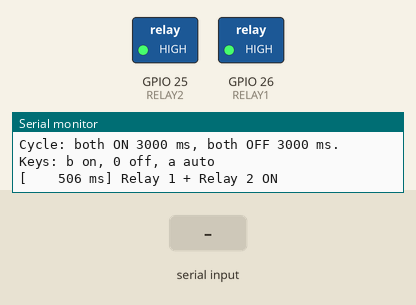
Simulated run of this sketch. Board: ESP32. On the bench: switched loads named in the sketch (green lamp = pin HIGH), the last lines printed to the serial monitor. The inputs (shaded band) are chosen by the test bench.

Above: at 3.2 s.
3.3 s: "0" received over Serial
At 3.7 s:
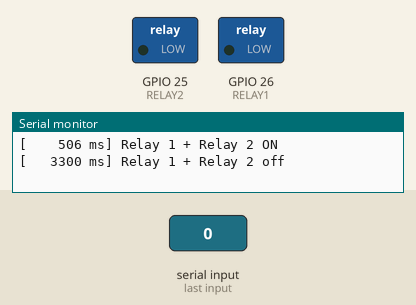
4.8 s: "B" received over Serial
At 6.1 s:
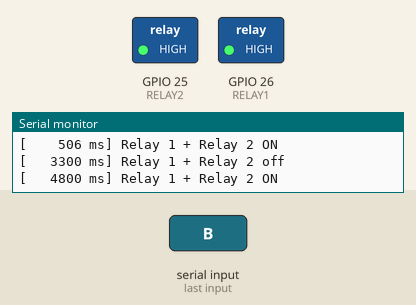
Timing chart, 0 to 7.8 s (numbered marks = the images above; inputs shaded):
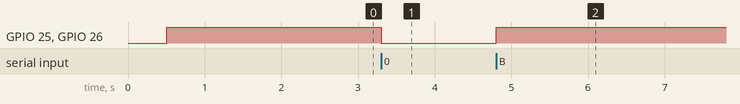

Measured:
- after the input at 4.8 s, GPIO 25 (RELAY2), GPIO 26 (RELAY1): LOW → HIGH at once

The sketch:

two_relay_test.ino
```cpp
/*
 * Two relays together — no WiFi, no Blynk.
 *
 * Switches relay 1 and relay 2 ON at the same time for ON_MS, then both
 * OFF for OFF_MS, and repeats.
 *
 * 4-relay ESP32-WROOM-32E board: RLY-1 IO26, RLY-2 IO25 (energise on HIGH).
 * ESP32-S3 bench board:          relay 1 GPIO15, relay 2 GPIO16.
 *
 * Serial Monitor (115200 baud) — optional:
 *   b  both on (stops the cycle)    0  both off (stops the cycle)
 *   a  back to the automatic cycle
 */

#if CONFIG_IDF_TARGET_ESP32S3
#define RELAY1 15
#define RELAY2 16
#else
#define RELAY1 26
#define RELAY2 25
#endif

#define RELAY_ACTIVE_HIGH 1

#if RELAY_ACTIVE_HIGH
#define RELAY_ON  HIGH
#define RELAY_OFF LOW
#else
#define RELAY_ON  LOW
#define RELAY_OFF HIGH
#endif

#define ON_MS   3000
#define OFF_MS  3000

bool relaysOn = false;
bool autoMode = true;
unsigned long phaseStart = 0;

void setBoth(bool on) {
  relaysOn = on;
  digitalWrite(RELAY1, on ? RELAY_ON : RELAY_OFF);
  digitalWrite(RELAY2, on ? RELAY_ON : RELAY_OFF);
  phaseStart = millis();
  Serial.printf("[%7lu ms] Relay 1 + Relay 2 %s\n", millis(), on ? "ON" : "off");
}

void setup() {
  // Set the OFF level before enabling the outputs so nothing clicks at boot.
  digitalWrite(RELAY1, RELAY_OFF);
  digitalWrite(RELAY2, RELAY_OFF);
  pinMode(RELAY1, OUTPUT);
  pinMode(RELAY2, OUTPUT);

  Serial.begin(115200);
  delay(500);
  Serial.println("\n===== TWO RELAYS TOGETHER =====");
  Serial.printf("Relay 1 = GPIO%d, Relay 2 = GPIO%d\n", RELAY1, RELAY2);
  Serial.printf("Cycle: both ON %d ms, both OFF %d ms. Keys: b on, 0 off, a auto\n",
                ON_MS, OFF_MS);
  setBoth(true);
}

void loop() {
  while (Serial.available()) {
    char c = Serial.read();
    if (c == 'b' || c == 'B') { autoMode = false; setBoth(true); }
    else if (c == '0')        { autoMode = false; setBoth(false); }
    else if (c == 'a' || c == 'A') { autoMode = true; setBoth(true); }
  }

  if (autoMode && millis() - phaseStart >= (relaysOn ? ON_MS : OFF_MS)) {
    setBoth(!relaysOn);
  }
}
```
